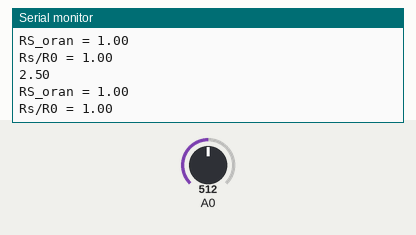
This sketch was run on a simulated Arduino Uno, built with avr-gcc and run on an emulated ATmega328P. Parts: the last lines printed to the serial monitor. Inputs (shaded band) come from the test bench; at power-on: A0 = 512.

Above: at 1.8 s.
1.9 s: A0 set to 0
At 2.8 s:
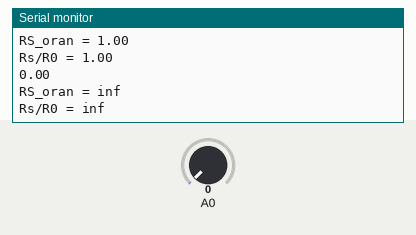
3.5 s: A0 set to 122
At 4.8 s:
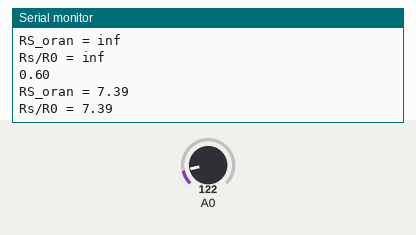
Timing chart, 0 to 6.5 s (numbered marks = the images above; inputs shaded):
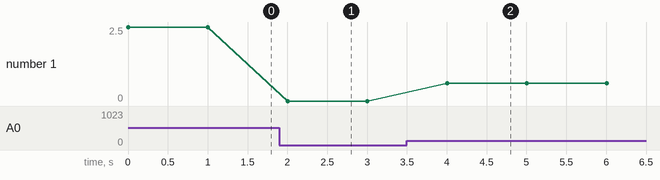

Measured:
- after the input at 1.9 s, the serial monitor: prints a new line after 0.10 s (image 1)
- after the input at 3.5 s, the serial monitor: prints a new line after 0.51 s (image 2)
- plotted number 1: 0 → 0.6 after the input at 3.5 s

The sketch:

Bolum_6_Uyg_7b.ino
```cpp
void setup() {
  Serial.begin(9600);
}
void loop() {
float sensor_volt;
float RS_gas;
float oran;
  int sensorValue = analogRead(A0);

   sensor_volt=( float)sensorValue/1024*5.0;
  RS_gas = (5.0-sensor_volt)/sensor_volt;
oran = RS_gas/1,58; // Benim ölçümümde R0 değeri 1,58; çıktı
  Serial.println(sensor_volt);
  Serial.print("RS_oran = ");
  Serial.println(RS_gas);
  Serial.print("Rs/R0 = ");
  Serial.println(oran);
  Serial.print("\n\n");
  delay(1000);
}
```
